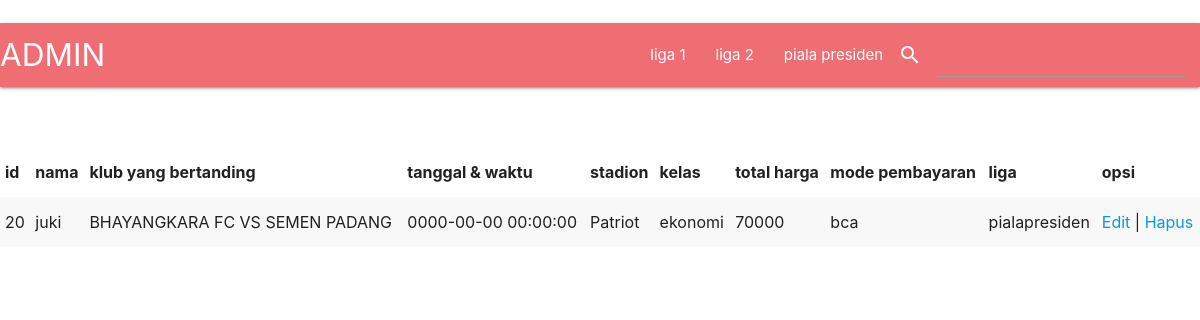
The page /caripre.php on the database its author committed.
### tables this page shows
CREATE TABLE `pemesanan` (
  `id` char(16) NOT NULL,
  `nama` varchar(100) NOT NULL,
  `klub_b` varchar(100) NOT NULL,
  `tanggal` datetime NOT NULL,
  `stadion` varchar(100) NOT NULL,
  `kelas` varchar(20) NOT NULL,
  `total` varchar(100) NOT NULL,
  `pembayaran` varchar(20) NOT NULL,
  `liga` varchar(100) NOT NULL
);

### caripre.php (the view, shortened to what this page needs)
<?php include 'koneksi.php';
$key = $_POST['cari'];
$result =mysqli_query($koneksi, "SELECT * FROM pemesanan WHERE nama LIKE '%$key%' AND liga='pialapresiden'");
?>
<!DOCTYPE html>
<html>
<link rel="stylesheet"href="https://cdnjs.cloudflare.com/ajax/libs/materialize/1.0.0/css/materialize.min.css">
<head>
</head>
<body>
<form method="post" action="caripre.php">
 <nav>
    <div class="nav-wrapper">
      <a href="halaman_admin.php" class="brand-logo">ADMIN</a>
      <ul id="nav-mobile" class="right hide-on-med-and-down">
        <li><a href="halaman_admin1.php">liga 1</a></li>&emsp;
        <li><a href="halaman_admin2.php">liga 2</a></li>
        <li><a href="halaman_admin3.php">piala presiden</a></li>
        <i class="small material-icons left" >search</i>
         <li class="input-field"><input type="text" name="cari" required>
         </li>
      </ul>
    </div>
  </nav>
</form></br></br>
    <table class="striped">
    <thead>
    <tr>
        <th>id</th>
        <th>nama</th>
        <th>klub yang bertanding</th>
        <th>tanggal & waktu</th>
        <th>stadion</th>
        <th>kelas</th>
        <th>total harga</th>
        <th>mode pembayaran</th>
        <th>liga</th>
        <th>opsi</th>
    </tr>
    </thead>
    <tbody>
 		<?php
		while($data = mysqli_fetch_array($result)) {
				echo "<tr>";
            echo "<td>".$data['id']."</td>";
            echo "<td>".$data['nama']."</td>";
            echo "<td>".$data['klub_b']."</td>";
            echo "<td>".$data['tanggal']."</td>";
            echo "<td>".$data['stadion']."</td>";
            echo "<td>".$data['kelas']."</td>";
            echo "<td>".$data['total']."</td>";
            echo "<td>".$data['pembayaran']."</td>";
            echo "<td>".$data['liga']."</td>";
            echo "<td>";
            echo "<a href='edit_admin.php?id=".$data['id']."'>Edit</a> | ";
            echo "<a href='hapus.php?id=".$data['id']."'>Hapus</a>";
            echo "</td>";
            echo "</tr>";
			}
		?>
	</table>
                    </div></div></div></div></section></body></html>

### rows shown on the page
pemesanan: id "20", nama "juki", klub_b "BHAYANGKARA FC VS SEMEN PADANG", tanggal "0000-00-00 00:00:00", stadion "Patriot", kelas "ekonomi", total "70000", pembayaran "bca", liga "pialapresiden"
